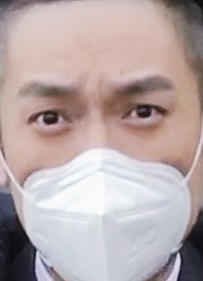
#> input picture Images/Mask/mask_img_0027.jpg, 203 x 281 px, found by its file name; its folder holds only this picture in this run
$ python load_data.py
#> lines starting #> are read from the running program, lines starting #| are printed output that depends on the picture
# Importing required modules.
import os
import random

import cv2
import numpy as np

# Path to required directories.
DIRECTORY = "C:\\Users\\Mohammed Zebin\\Desktop\\Python\\Github\\Face-Mask-Detection-Python"
IMAGE_DIR = os.path.join(DIRECTORY, "Images")

# The Categories of the images.
CLASS_NAMES = ["Mask", "No Mask"]

# The size of the images.
IMAGE_SIZE = 100


def get_training_data():
    # The training data.
    data = []

    # Looping through all images of each class.
    for label, class_name in enumerate(CLASS_NAMES):
        # Get the path of the class directory.
        class_dir = os.path.join(IMAGE_DIR, class_name)
        for img in os.listdir(class_dir):
            # Get the path of the image.
            img_path = os.path.join(class_dir, img)

            # Reading the images.
            img_array = cv2.imread(img_path)
#> img_array is the input picture: shape (281, 203, 3); mean B, G, R 168.4, 168.6, 184

            # Resizing the images.
            img_array = cv2.resize(img_array, (IMAGE_SIZE, IMAGE_SIZE))
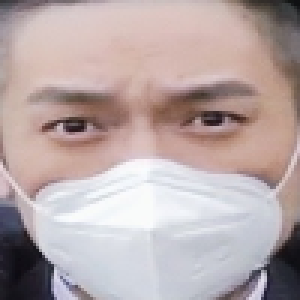
#> img_array: shape (100, 100, 3) (shown 3 times larger); mean B, G, R 168.3, 168.5, 183.9

            # Appending the image and label to data.
            data.append([img_array, label])
#> pass 2 of the loop in get_training_data, `for label, class_name in enumerate(CLASS_NAMES):`:
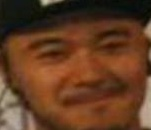
#> input picture Images/No Mask/no_mask_0012.jpg, 151 x 130 px, found by its file name
#> in get_training_data, img_array is the input picture: shape (130, 151, 3); mean B, G, R 34.4, 59.2, 97.4
#> in get_training_data, `img_array = cv2.resize(img_array, (IMAGE_SIZE, IMAGE_SIZE))`:
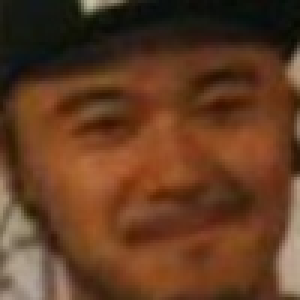
#> img_array: shape (100, 100, 3) (shown 3 times larger); mean B, G, R 34.2, 59.1, 97.2
#> in main, `training_data = get_training_data()`: training_data = 2 items

    # Shuffle the data and return it.
    random.shuffle(data)
    return data


def split_data(data):
    images = []
    labels = []

    # Loop through the data.
    for image, label in data:
        # Append image and label to images and labels.
        images.append(image)
        labels.append(label)
#> this loop made 2 passes
#> label on passes 1 to 2: 0, 1
#> after the loop, images = 2 items; labels = [0, 1]

    # return images and labels converted to a numpy array.
    return np.array(images) / 255, np.array(labels)


def save_data(training_images, training_labels):
    # Getting the path to files.
    training_images_file = os.path.join(DIRECTORY, "images.npy")
    training_labels_file = os.path.join(DIRECTORY, "labels.npy")

    # Writing to the files.
    np.save(training_images_file, training_images)
    np.save(training_labels_file, training_labels)


def main():
    # Getting the training data.
    training_data = get_training_data()

    # Splitting the training data.
    training_images, training_labels = split_data(training_data)
#> training_labels = [0, 1]

    # Saving the training data.
    save_data(training_images, training_labels)


if __name__ == "__main__":
    main()
